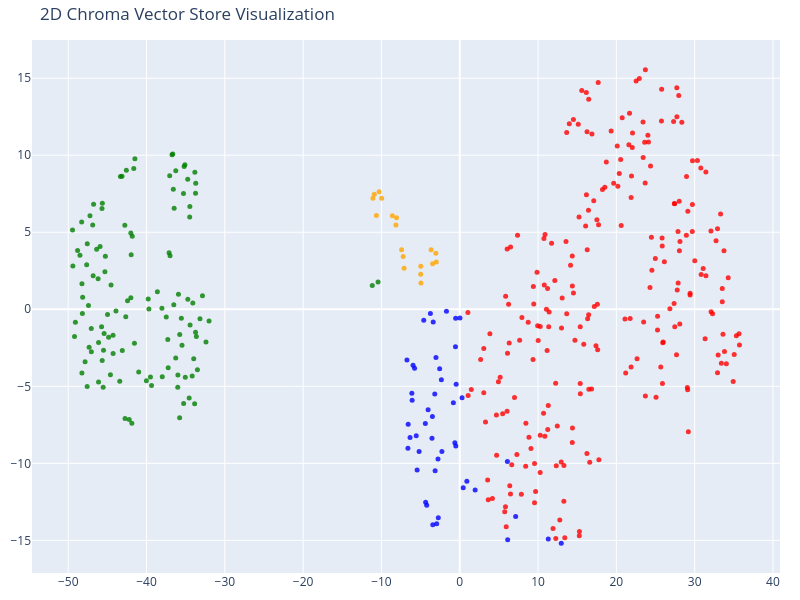

Notebook code cell kept with this figure:
### Markdown cell above
### 2D-Scatter Plot:

### Code cell
fig = go.Figure(data=[go.Scatter(
    x= reduced_vectors[:, 0],
    y= reduced_vectors[:, 1],
    mode= 'markers',
    marker= dict(size=5, color=colors, opacity=0.8),
    text= [f"Type: {t}<br>Text: {d[:100]}..." for t, d in zip(doc_types, documents)],
    hoverinfo= 'text'
)])

fig.update_layout(title= '2D Chroma Vector Store Visualization',
    scene= dict(xaxis_title='x',yaxis_title='y'),
    width= 800,
    height= 600,
    margin= dict(r=20, b=10, l=10, t=40)
)

fig.show()

### Figure 1 — Plotly figure (JSON) as saved in the notebook; plotly's stock layout.template omitted (floating-point values rounded to 4 significant figures; data arrays with more than 128 entries replaced by an {"elided": "..."} marker saying what was removed)
{"data": [{"hoverinfo": "text", "marker": {"color": {"elided": "413 str values"}, "opacity": 0.8, "size": 5}, "mode": "markers", "text": {"elided": "413 str values"}, "x": {"elided": "413 float values"}, "y": {"elided": "413 float values"}, "type": "scatter"}], "layout": {"margin": {"r": 20, "b": 10, "l": 10, "t": 40}, "title": {"text": "2D Chroma Vector Store Visualization"}, "scene": {"xaxis": {"title": {"text": "x"}}, "yaxis": {"title": {"text": "y"}}}, "width": 800, "height": 600}}
